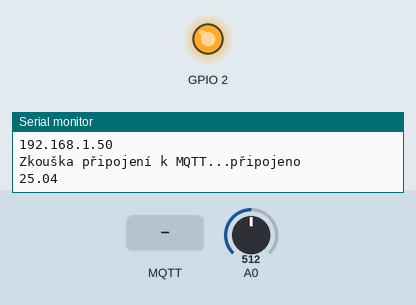
Bench run of a program on a simulated ESP8266 (Wemos D1 mini). Parts: output pins drawn as LEDs (lit = HIGH, except the on-board LED, lit = LOW), the last lines printed to the serial monitor. The inputs (shaded band) are chosen by the test bench; at power-on: A0 = 512. WiFi joins after 1.5 s; servers stay silent unless stated; random numbers use the default seed unless the program sets one; no MQTT or app messages arrive unless stated.

Above: at 2.7 s.
2.8 s: MQTT message "0" arrives on the first subscribed topic
At 4.2 s:
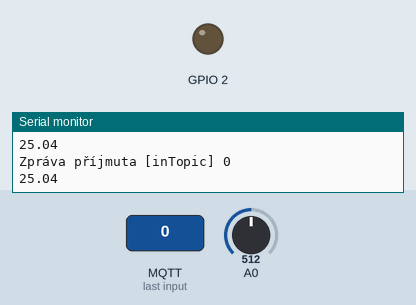
4.5 s: MQTT message "1" arrives on the first subscribed topic
At 5.6 s:
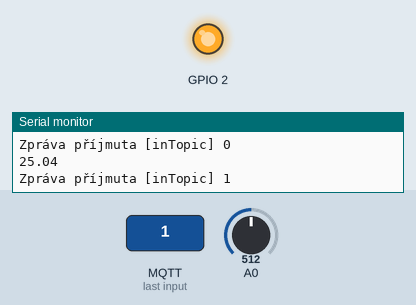
6.0 s: MQTT message "2" arrives on the first subscribed topic
At 6.8 s:
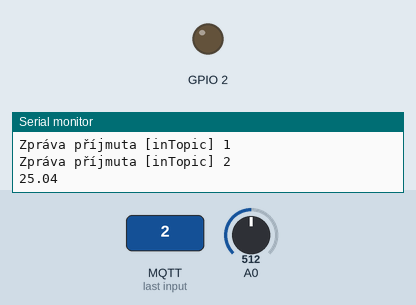
Timing chart, 0 to 9.0 s (numbered marks = the images above; inputs shaded):
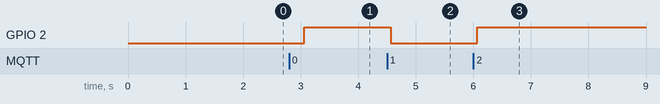

The program:

main.cpp
```cpp
//Potřebné knihovny
#include <Arduino.h>
#include <ESP8266WiFi.h>
#include <PubSubClient.h>


//Přednastavené údaje k Wifi
const char* ssid = "jmeno";
const char* password = "heslo";

//Přednastavené údaje k MQTT
const char* mqtt_server = "ip adresa MQTT";

const double VCC = 3.3;
const double R2 = 10000;
const double adc_resolution = 1023;

//Potřebné parametry rovnice termistoru
const double A = 0.001129148;
const double B = 0.000234125;
const double C = 0.0000000876741;

WiFiClient espClient;
PubSubClient client(espClient);
unsigned long lastMsg = 0;
#define MSG_BUFFER_SIZE	(50)
char msg[MSG_BUFFER_SIZE];
int value = 0;

void setup_wifi() {

  delay(10);
  // Připojení k WiFi
  Serial.println();
  Serial.print("Připojování k ");
  Serial.println(ssid);

  WiFi.mode(WIFI_STA);
  WiFi.begin(ssid, password);

  while (WiFi.status() != WL_CONNECTED) {
    delay(500);
    Serial.print(".");
  }

  randomSeed(micros());

  Serial.println("");
  Serial.println("WiFi připojena");
  Serial.println("IP adresa: ");
  Serial.println(WiFi.localIP());
}

void callback(char* topic, byte* payload, unsigned int length) {
  Serial.print("Zpráva příjmuta [");
  Serial.print(topic);
  Serial.print("] ");
  for (int i = 0; i < length; i++) {
    Serial.print((char)payload[i]);
  }
  Serial.println();

  //Ledka
  if ((char)payload[0] == '1') {
    digitalWrite(BUILTIN_LED, LOW);
  } else {
    digitalWrite(BUILTIN_LED, HIGH);
  }

}

void reconnect() {
  // Opakování dokud se nepřipojí
  while (!client.connected()) {
    Serial.print("Zkouška připojení k MQTT...");
    // Vytvoření náhodného ID klienta
    String clientId = "ESP8266Client-";
    clientId += String(random(0xffff), HEX);
    // Pokus o připojení
    if (client.connect(clientId.c_str())) {
      Serial.println("připojeno");
      client.subscribe("inTopic");
    } else {
      Serial.print("nepřipojeno, rc=");
      Serial.print(client.state());
      Serial.println(" zkus znova za 5 sekund");
      // Čekej 5 sekund na opakování
      delay(5000);
    }
  }
}

void setup() {
  pinMode(BUILTIN_LED, OUTPUT);
  Serial.begin(115200);
  setup_wifi();
  client.setServer(mqtt_server, 1883);
  client.setCallback(callback);
}

void loop() {

  //Převedení napětí na teplotu
  double Vout, Rth, teplota, adc_value;

  adc_value = analogRead(A0);
  Vout = (adc_value * VCC) / adc_resolution;
  Rth = (VCC * R2 / Vout) - R2;

  //Vzorec pro vypočítání
  teplota = (1 / (A + (B * log(Rth)) + (C * pow((log(Rth)),3))));

  //Převedení z Kelvinu na Celsia
  teplota = teplota - 273.15;

  if (!client.connected()) {
    reconnect();
  }
  client.loop();

  //posílání zpráv na HA
  unsigned long now = millis();
  if (now - lastMsg > 2000) {
    lastMsg = now;
    ++value;
    snprintf (msg, MSG_BUFFER_SIZE, " %lf", teplota);
    Serial.println(teplota);
    client.publish("/testtopic/teplota", msg);
  }
  delay(500);
}
```

Measured:
- after the input at 2.8 s, GPIO 2: LOW → HIGH after 0.27 s
- after the input at 4.5 s, GPIO 2: HIGH → LOW after 0.07 s
- after the input at 6.0 s, GPIO 2: LOW → HIGH after 0.07 s
